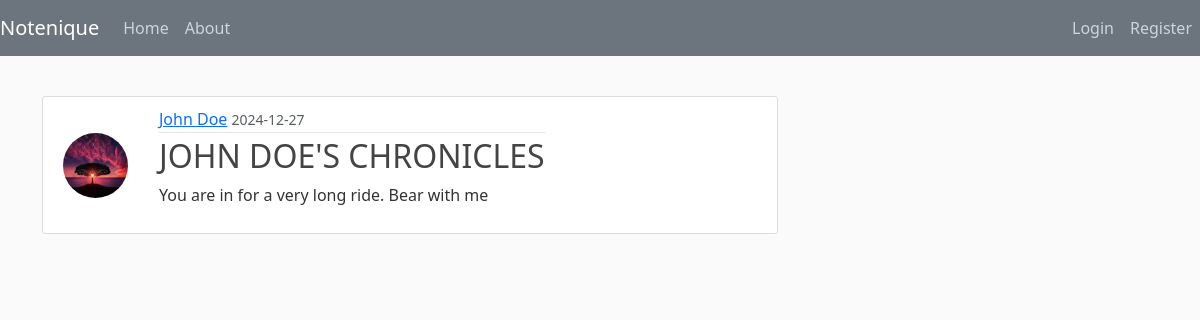
The page /note/8 on the database as committed earlier.
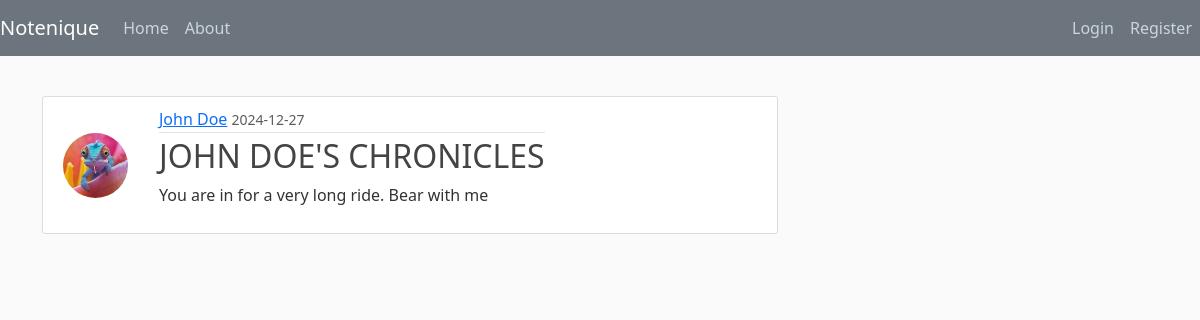
The same page on the database as committed later.
### notenique/models.py (models this page shows, shortened)
class User(db.Model, UserMixin):
  id = db.Column(db.Integer, primary_key=True)
  username = db.Column(db.String(20), unique=True, nullable=False)
  email = db.Column(db.String(20), unique=True, nullable=False)
  image_file = db.Column(db.String(20), nullable=False, default='default.jpg')
  password = db.Column(db.String(70), nullable=False)
  notes = db.relationship('Note', backref='author', lazy=True)

### notenique/notes/routes.py (the view)
@notes.route("/note/<int:note_id>")
def note(note_id):
  note = Note.query.get_or_404(note_id)
  return render_template('note.html', title=note.title, note=note)

### notenique/templates/note.html (shortened to what this page needs)
{% extends "layout.html" %}
{% block content %}
    <article class="media content-section">
        <img class="rounded-circle article-img" src="{{ url_for('static', filename='photo/' + note.author.image_file) }}" alt="profile photo">
        <div class="media-body">
            <div class="article-metadata">
                <a class="mr-2" href="#">{{ note.author.username }}</a>
                <small class="text-muted">{{ note.date_posted.strftime('%Y-%m-%d') }}</small>
            </div>
            <h2 class="article-title">{{ note.title }}</h2>
            <p class="article-content">{{ note.content  | safe}}</p>
        </div>
    </article>
{% endblock content %}

Rows that differ between the two databases and show on the page:
changed User "John Doe": image_file: a different picture
